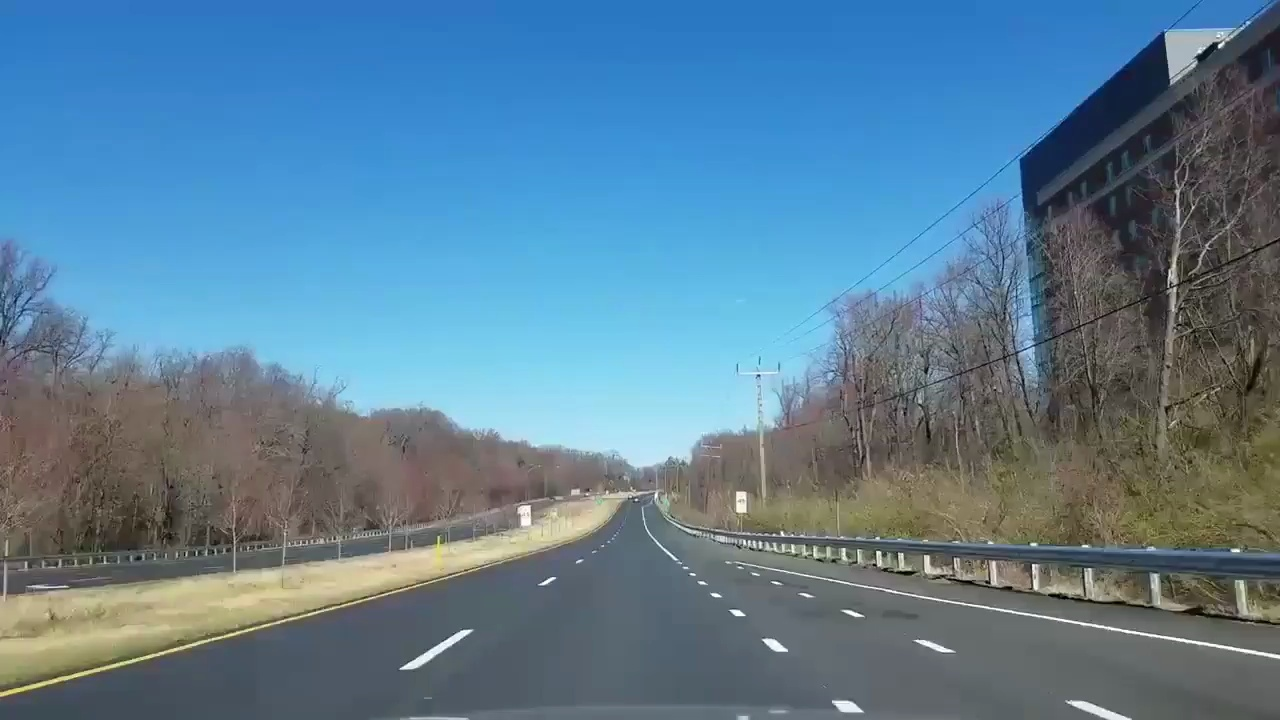
#> input picture Sources/principal_frame.jpg, 1280 x 720 px, given in place of drive_video.mp4, which was not available
$ python main.py
#> lines starting #> are read from the running program, lines starting #| are printed output that depends on the picture; after the words box and inside, x2 and y2 are one past the last pixel; in counts of white or black regions, pixels touching at a corner belong together; pictures that were not available may be replaced by others from this repository, and a replacement may not be noted
import cv2
import numpy
import matplotlib.pyplot
def modify_image(image):
    grayscaled_image = cv2.cvtColor(image, cv2.COLOR_BGR2GRAY)
    grayscaled_image = cv2.GaussianBlur(grayscaled_image, (5, 5), 0)
    gradient_image = cv2.Canny(grayscaled_image, 50, 150)
    return gradient_image
def region_of_interest(image):
    polygon_points = numpy.array([[(300, 700), (500, 580), (700, 570), (1000, 700)]])
    polygon_image = numpy.zeros_like(image)
    cv2.fillPoly(polygon_image, polygon_points, 255)
    return cv2.bitwise_and(image, polygon_image)

def draw_lines(image, lines):
    line_image = image.copy()
    if lines is not None:
        for line in lines:
            fX, fY, sX, sY = line.reshape(4)
            cv2.line(line_image, (fX, fY), (sX, sY), (0, 255, 0), 3)
    return line_image

capture = cv2.VideoCapture('drive_video.mp4')
counter = 0
while capture.isOpened:
    _,principal_frame = capture.read()
#> principal_frame is the input picture: shape (720, 1280, 3); mean B, G, R 149.4, 126.6, 91.8
    counter = counter + 1
    second_frame = modify_image(principal_frame)
#> in modify_image, `grayscaled_image = cv2.cvtColor(image, cv2.COLOR_BGR2GRAY)`:
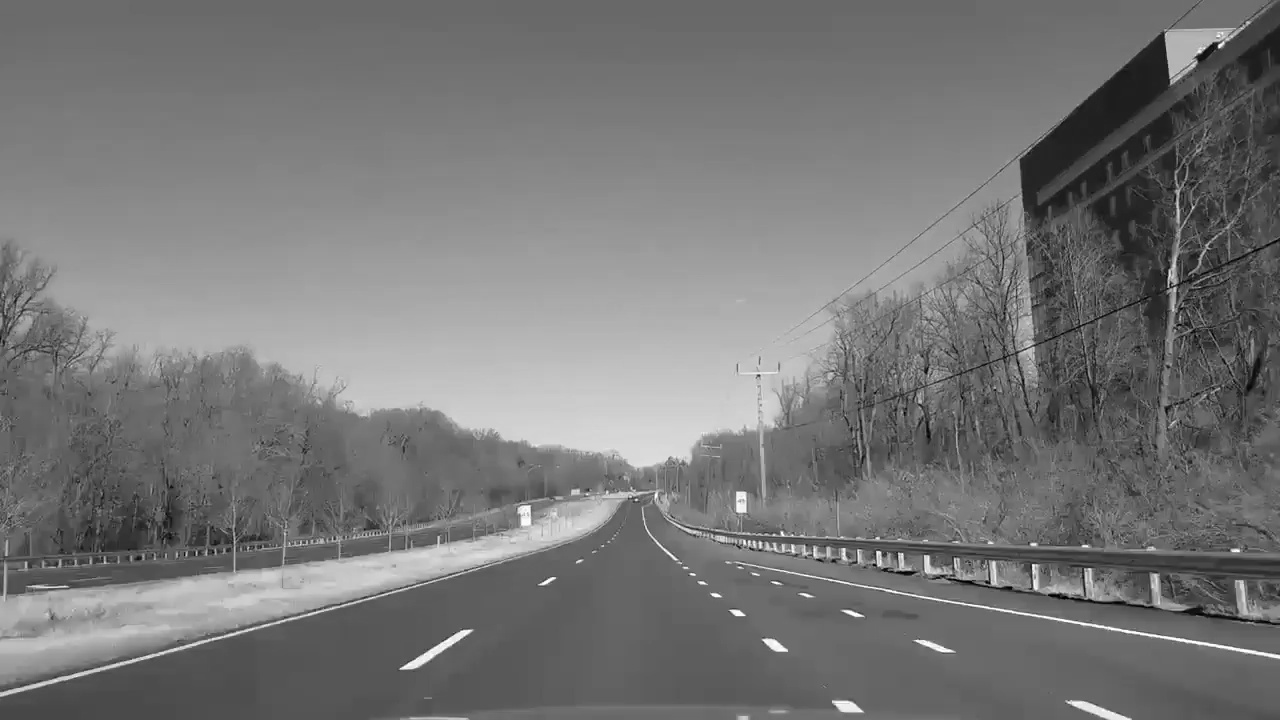
#> grayscaled_image: shape (720, 1280); min 0, max 255, mean 118.7
#> in modify_image, `gradient_image = cv2.Canny(grayscaled_image, 50, 150)`:
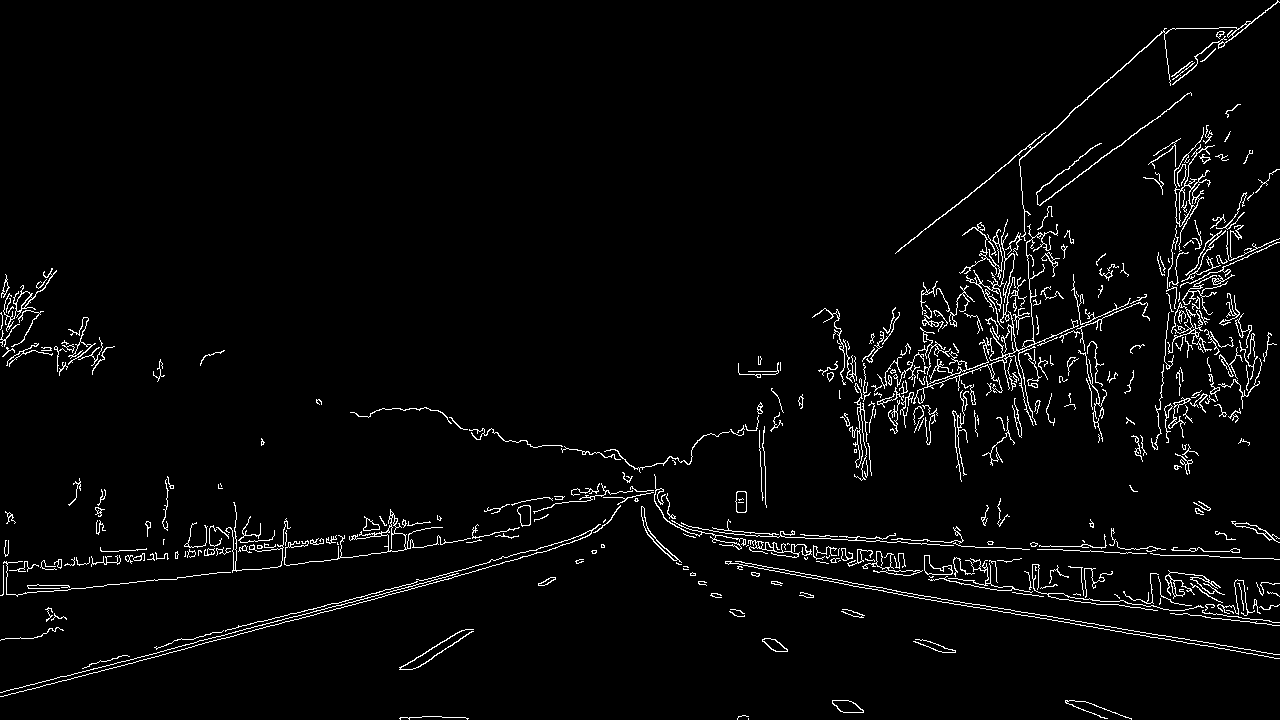
#> gradient_image: shape (720, 1280); 3.2% white in thin lines or dots
    third_frame = region_of_interest(second_frame)
#> in region_of_interest, `cv2.fillPoly(polygon_image, polygon_points, 255)`: polygon_image: shape (720, 1280); 6.2% white; 1 white region, box (x1, y1, x2, y2) and area: (300, 570, 1001, 701) 57201
#> in region_of_interest, `return cv2.bitwise_and(image, polygon_image)`:
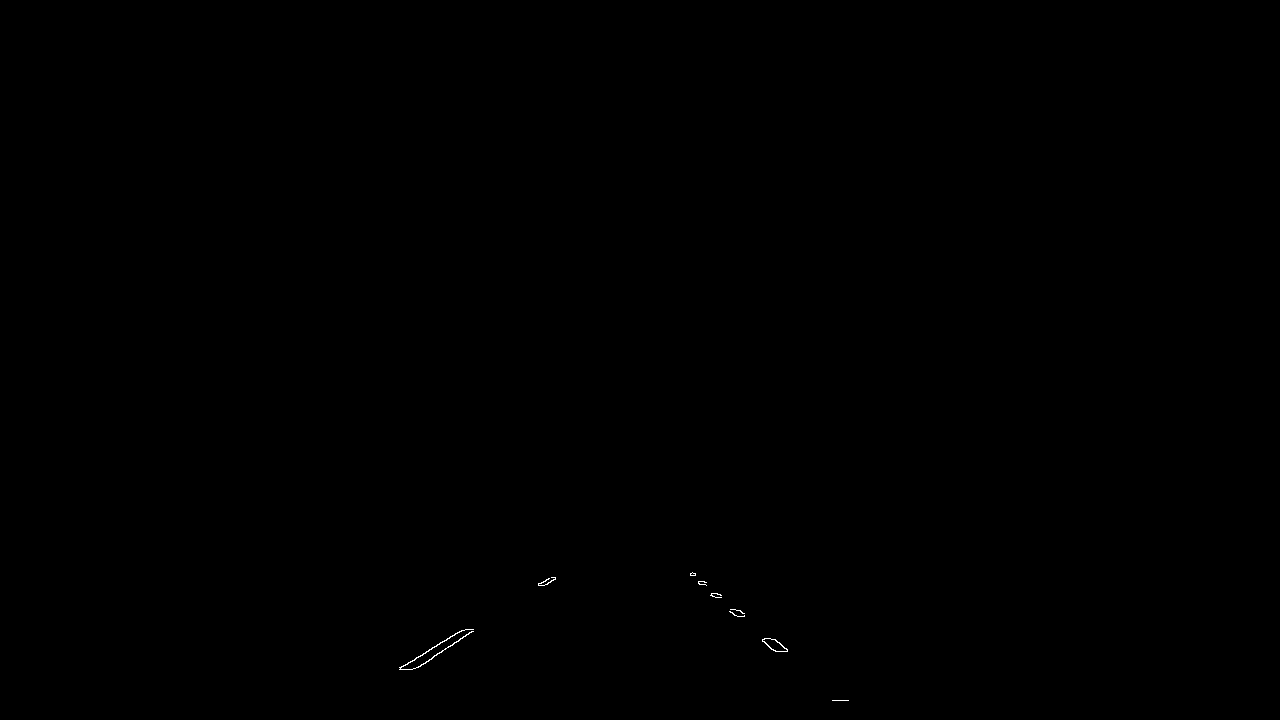
#> returned value: shape (720, 1280); 0.05% white in thin lines or dots, all inside (x1, y1, x2, y2) = (399, 572, 849, 701)
    lines = cv2.HoughLinesP(third_frame, 1, numpy.pi/180, 18, maxLineGap = 10, minLineLength = 10)
#> lines = [[399, 667, 462, 630], [418, 667, 472, 631], [692, 572, 704, 582], [415, 668, 473, 629], [773, 639, 787, 649], [762, 639, 775, 651], [401, 667, 428, 651], [762, 640, 773, 650], [776, 651, 787, 651], [399, 669, 412, 669], [690, 573, 721, 597], [775, 639, 786, 648]]
    final_frame = draw_lines(principal_frame, lines)
#> the loop in draw_lines, `for line in lines:` made 12 passes
#> after the loop in draw_lines, `for line in lines:`:
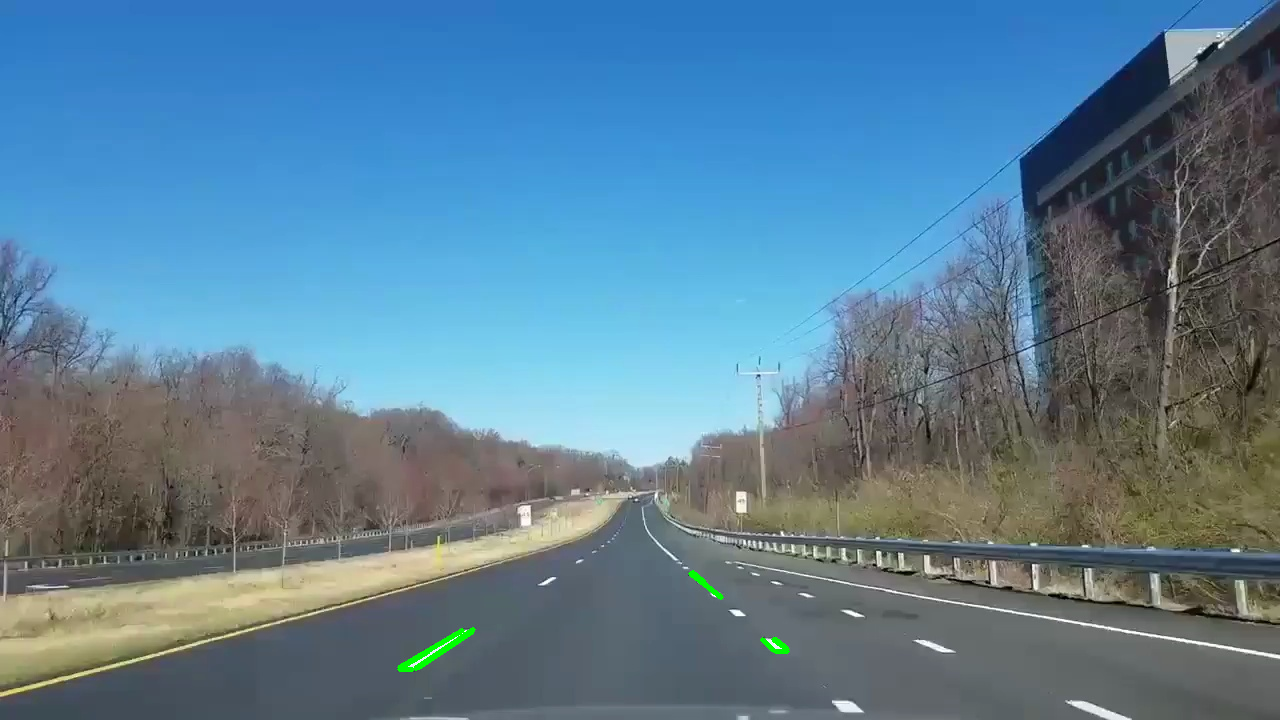
#> line_image: shape (720, 1280, 3); 0.16% of pixels changed, all inside (x1, y1, x2, y2) = (397, 570, 790, 672)
    cv2.imshow('video', final_frame)
    if cv2.waitKey(25) & 0xFF == ord('q'):
#> (key q is pressed here)
        break
capture.release()
cv2.destroyAllWindows()
